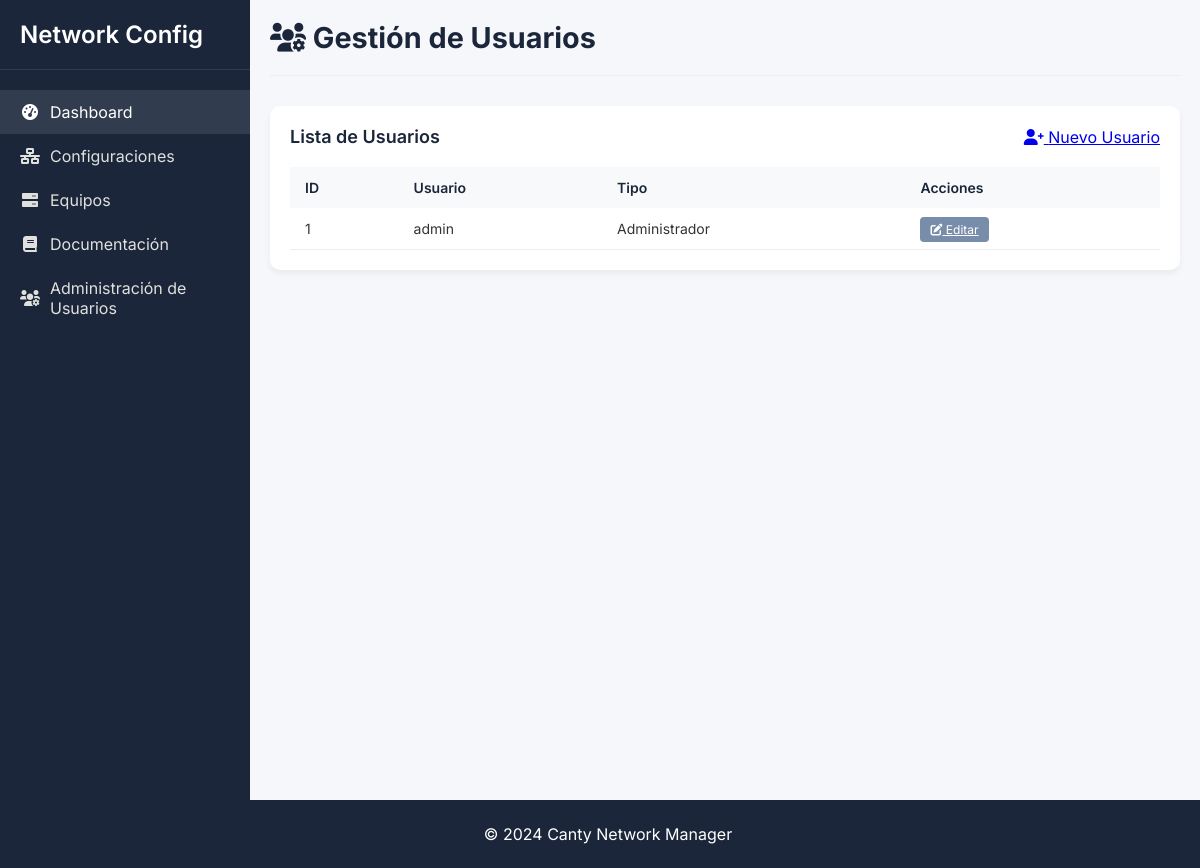
The page /user_management (signed in) on the database its author committed.
### tables this page shows
CREATE TABLE User_Login (
        id INTEGER PRIMARY KEY AUTOINCREMENT,
        usuario TEXT UNIQUE NOT NULL,
        contrasena TEXT NOT NULL,
        tipo_usuario INTEGER NOT NULL,
        FOREIGN KEY (tipo_usuario) REFERENCES Tipo_usuario(id)
    );

CREATE TABLE Tipo_usuario (
        id INTEGER PRIMARY KEY AUTOINCREMENT,
        tipo_usuario TEXT UNIQUE
    );

### app.py (the view)
@app.route('/user_management')
@admin_required
def user_management():
    with closing(get_db()) as conn:
        users = conn.execute('''
            SELECT u.id, u.usuario, t.tipo_usuario
            FROM User_Login u
            JOIN Tipo_usuario t ON u.tipo_usuario = t.id
            ORDER BY u.id
        ''').fetchall()
        user_types = conn.execute(
            'SELECT id, tipo_usuario FROM Tipo_usuario'
        ).fetchall()
    return render_template('admin/user_management.html',
                         users=users,
                         user_types=user_types)

### app.py (called while the page is built)
@login_manager.user_loader
def load_user(user_id):
    with closing(get_db()) as conn:
        user = conn.execute(
            'SELECT id, usuario, tipo_usuario FROM User_Login WHERE id = ?',
            (user_id,)
        ).fetchone()
        if user:
            return User(user['id'], user['usuario'], user['tipo_usuario'])
    return None

def admin_required(f):
    @wraps(f)
    @login_required
    def decorated_function(*args, **kwargs):
        if not current_user.is_admin:
            abort(403)  # Prohibido
        return f(*args, **kwargs)
    return decorated_function

def get_db():
    conn = sqlite3.connect(app.config['DATABASE'])
    conn.row_factory = sqlite3.Row
    return conn

@app.context_processor
def inject_user():
    return dict(current_user=current_user)

    @property
    def is_admin(self):
        return self.user_type == 1 # Asumiendo que 1 es el tipo para admin

### templates/admin/user_management.html (shortened to what this page needs)
{% extends "base.html" %}
{% block extra_css %}
    <link rel="stylesheet" href="{{ url_for('static', filename='css/dashboard.css') }}">
{% endblock %}
{% block content %}
<div class="app-container">
    {% include 'menu_template.html' %}
    <div class="main-content">
        <div class="header">
            <h1><i class="fas fa-users-cog"></i> Gestión de Usuarios</h1>
        </div>
        <div class="table-container">
            <div class="table-header">
                <h3 class="table-title">Lista de Usuarios</h3>
                <a href="{{ url_for('create_user') }}" class="btn-primary">
                    <i class="fas fa-user-plus"></i> Nuevo Usuario
                </a>
            </div>
            <table>
                <thead>
                    <tr>
                        <th>ID</th>
                        <th>Usuario</th>
                        <th>Tipo</th>
                        <th>Acciones</th>
                    </tr>
                </thead>
                <tbody>
                    {% for user in users %}
                    <tr>
                        <td>{{ user.id }}</td>
                        <td>{{ user.usuario }}</td>
                        <td>{{ user.tipo_usuario }}</td>
                        <td>
                            <a href="{{ url_for('edit_user', user_id=user.id) }}" class="action-btn edit-btn">
                                <i class="fas fa-edit"></i> Editar
                            </a>
                        </td>
                    </tr>
                    {% endfor %}
                </tbody>
            </table>
        </div>
    </div>
</div>
{% endblock %}

### static/css/base.css (style rules this page uses)
:root { --primary-dark: #1b263b; --primary: #415a77; --primary-light: #778da9; --background: #e0e1dd; --error: #a84e42; --success: #2e7d32; --warning: #ff9800; }
body { font-family: 'Inter', sans-serif; margin: 0; padding: 0; color: #333; min-height: 100vh; display: flex; flex-direction: column; }

### static/css/dashboard.css (style rules this page uses)
body { font-family: 'Inter', sans-serif; margin: 0; padding: 0; background-color: #f5f7fa; color: #333; }
.app-container { display: flex; min-height: 100vh; }
.main-content { flex: 1; padding: 20px; }
.header { display: flex; justify-content: space-between; align-items: center; margin-bottom: 30px; padding-bottom: 20px; border-bottom: 1px solid #eee; }
.header h1 { margin: 0; font-size: 1.8rem; color: var(--primary-dark); }
.table-container { background: white; border-radius: 10px; padding: 20px; box-shadow: 0 4px 6px rgba(0,0,0,0.05); }
.table-header { display: flex; justify-content: space-between; align-items: center; margin-bottom: 20px; }
.table-title { font-size: 18px; font-weight: 600; color: var(--primary-dark); margin: 0; }
table { width: 100%; border-collapse: collapse; }
th { text-align: left; padding: 12px 15px; background-color: #f8f9fa; color: var(--primary-dark); font-weight: 600; font-size: 14px; }
td { padding: 12px 15px; border-bottom: 1px solid #eee; font-size: 14px; }
.action-btn { padding: 5px 10px; border-radius: 4px; border: none; cursor: pointer; font-size: 12px; margin-right: 5px; transition: all 0.2s; }
.edit-btn { background-color: var(--primary-light); color: white; }

### rows shown on the page
User_Login: id "1", usuario "admin", tipo_usuario "Administrador"
